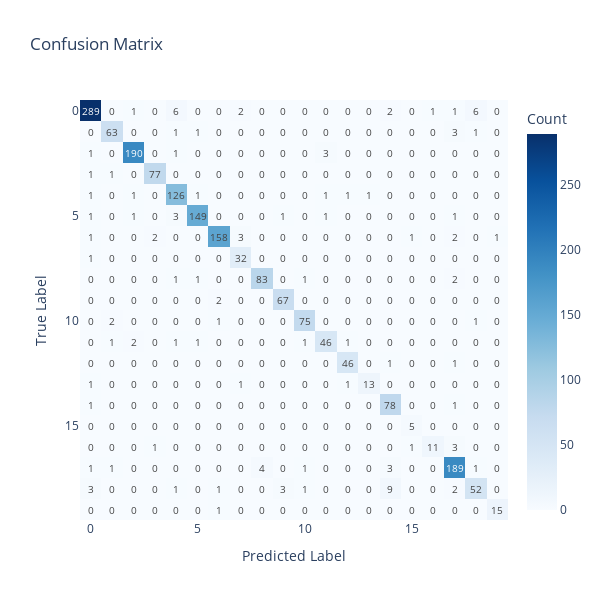

This figure's notebook cell:
### Markdown cell above
# Create table for appendix

### Code cell
# import libraries for classification report
from sklearn.metrics import classification_report
from sklearn.metrics import confusion_matrix, ConfusionMatrixDisplay

# read in validation data 
test = pd.read_parquet('../data/llm_validation_data.parquet')

# print classification report
print(classification_report(test['labels'].values, test.predicted_labels_integer.values))

# create confusion matrix
cm = confusion_matrix(test['labels'].values, test.predicted_labels_integer.values)

fig = px.imshow(cm,
                text_auto=True, 
                aspect="auto",
                color_continuous_scale='Blues',
                labels=dict(x="Predicted Label", y="True Label", color="Count"),
                title="Confusion Matrix",
)
fig.update_layout(
    height=600,
    width=600,
)
fig.show()

### Figure 1 — Plotly figure (JSON) as saved in the notebook; plotly's stock layout.template omitted (floating-point values rounded to 4 significant figures; data arrays with more than 128 entries replaced by an {"elided": "..."} marker saying what was removed)
{"data": [{"coloraxis": "coloraxis", "hovertemplate": "Predicted Label: %{x}<br>True Label: %{y}<br>Count: %{z}<extra></extra>", "name": "0", "texttemplate": "%{z}", "type": "heatmap", "xaxis": "x", "yaxis": "y", "z": {"elided": "20x20 int values"}}], "layout": {"coloraxis": {"colorbar": {"title": {"text": "Count"}}, "colorscale": [[0, "rgb(247,251,255)"], [0.125, "rgb(222,235,247)"], [0.25, "rgb(198,219,239)"], [0.375, "rgb(158,202,225)"], [0.5, "rgb(107,174,214)"], [0.625, "rgb(66,146,198)"], [0.75, "rgb(33,113,181)"], [0.875, "rgb(8,81,156)"], [1, "rgb(8,48,107)"]]}, "height": 600, "title": {"text": "Confusion Matrix"}, "width": 600, "xaxis": {"anchor": "y", "domain": [0, 1], "title": {"text": "Predicted Label"}}, "yaxis": {"anchor": "x", "autorange": "reversed", "domain": [0, 1], "title": {"text": "True Label"}}}}
